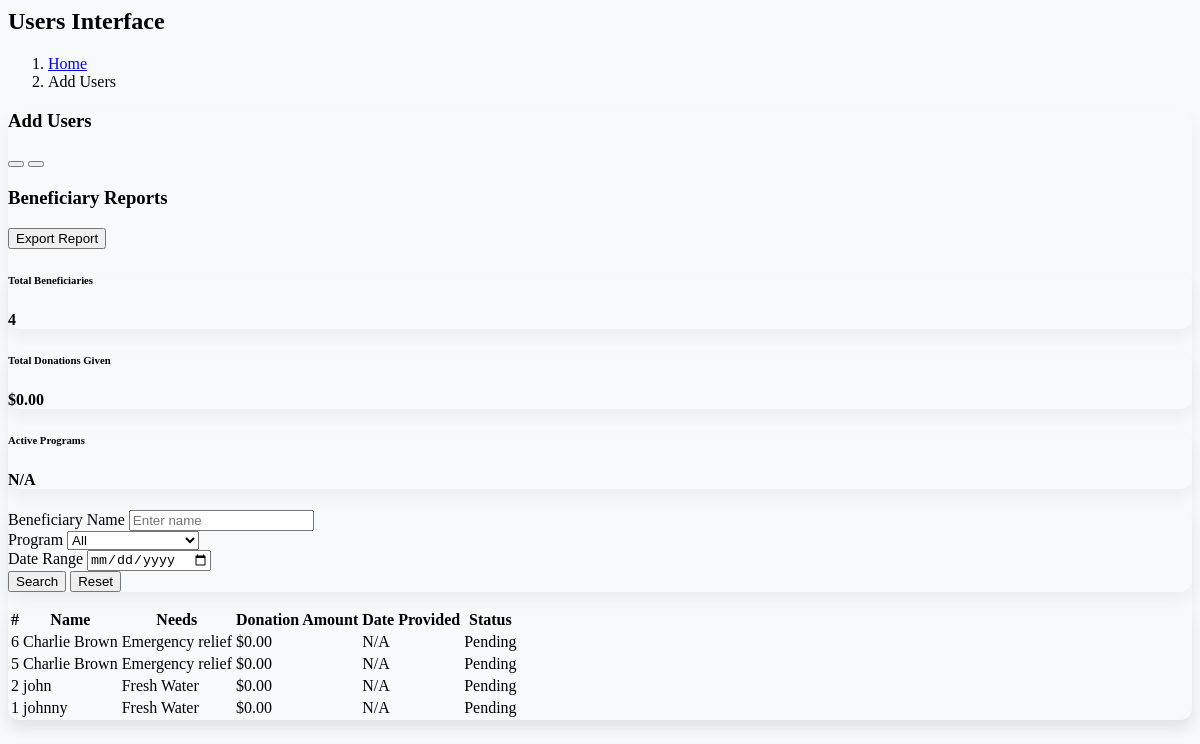
Page /pages/admin/beneficiary/beneficiary_report.php on the earlier database version.
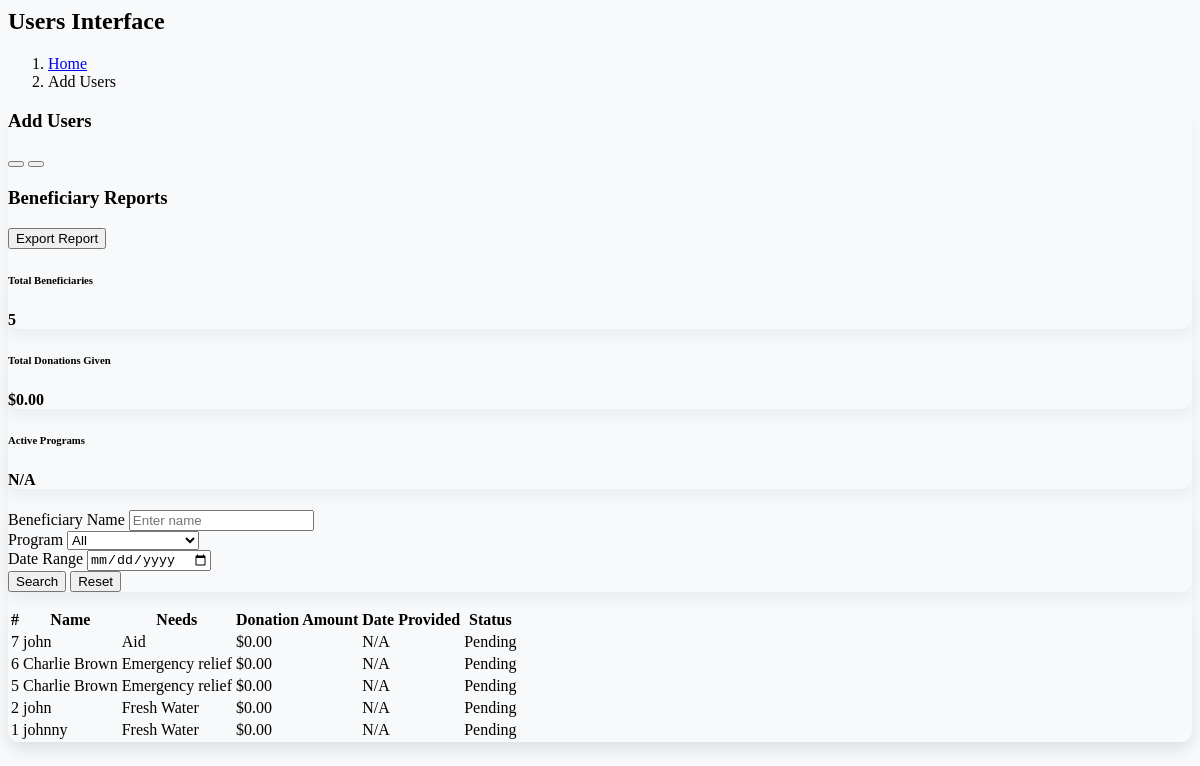
Same page on the later database version.
### tables this page shows
CREATE TABLE `beneficiaries` (
  `id` int(11) NOT NULL,
  `name` varchar(255) DEFAULT NULL,
  `email` varchar(255) DEFAULT NULL,
  `phone` varchar(20) DEFAULT NULL,
  `address` text DEFAULT NULL,
  `required_support` text DEFAULT NULL,
  `created_at` timestamp NOT NULL DEFAULT current_timestamp(),
  `user_id` int(11) DEFAULT NULL,
  `status` varchar(50) DEFAULT 'Inactive'
);

### pages/admin/beneficiary/beneficiary_report.php (the view, shortened to what this page needs)
<?php
include('config.php');
$result = mysqli_query($dms, "SELECT * FROM beneficiaries ORDER BY id DESC");
$beneficiaries = [];
if ($result) {
    while ($row = mysqli_fetch_assoc($result)) {
        $beneficiaries[] = $row;
    }
}
$total_beneficiaries = count($beneficiaries);
?>
<div class="content-wrapper" style="min-height: 2838.44px;">
    <section class="content-header">
      <div class="container-fluid">
        <div class="row mb-2">
          <div class="col-sm-6">
            <h1>Users Interface</h1>
          </div>
          <div class="col-sm-6">
            <ol class="breadcrumb float-sm-right">
              <li class="breadcrumb-item"><a href="home.php">Home</a></li>
              <li class="breadcrumb-item active">Add Users</li>
            </ol>
          </div>
        </div>
      </div>
    </section>
    <section class="content">
      <div class="card">
        <div class="card-header ">
          <h3 class="card-title">Add Users</h3>
          <div class="card-tools">
            <button type="button" class="btn btn-tool" data-card-widget="collapse" title="Collapse">
            </button>
            <button type="button" class="btn btn-tool" data-card-widget="remove" title="Remove">
            </button>
          </div>
        </div>
        <div class="card-body">
<div class="container-fluid">
    <div class="row">
        <div class="col-md-10 offset-md-1">
            <div class="d-flex justify-content-between align-items-center mb-4 mt-4">
                <h3 class="fw-bold text-primary">Beneficiary Reports</h3>
                <button class="btn btn-success"><i class="bi bi-download"></i> Export Report</button>
            </div>
            <div class="row g-3 mb-4">
                <div class="col-md-4">
                    <div class="card border-0 shadow-sm">
                        <div class="card-body d-flex justify-content-between align-items-center">
                            <div>
                                <h6 class="text-muted">Total Beneficiaries</h6>
                                <h4 class="fw-bold"><?= $total_beneficiaries ?></h4>
                            </div>
                        </div>
                    </div>
                </div>
                <div class="col-md-4">
                    <div class="card border-0 shadow-sm">
                        <div class="card-body d-flex justify-content-between align-items-center">
                            <div>
                                <h6 class="text-muted">Total Donations Given</h6>
                                <h4 class="fw-bold">$0.00</h4>
                            </div>
                        </div>
                    </div>
                </div>
                <div class="col-md-4">
                    <div class="card border-0 shadow-sm">
                        <div class="card-body d-flex justify-content-between align-items-center">
                            <div>
                                <h6 class="text-muted">Active Programs</h6>
                                <h4 class="fw-bold">N/A</h4>
                            </div>
                        </div>
                    </div>
                </div>
            </div>
            <div class="card border-0 shadow-sm mb-4">
                <div class="card-body">
                    <form class="row g-3">
                        <div class="col-md-4">
                            <label class="form-label">Beneficiary Name</label>
                            <input type="text" class="form-control" placeholder="Enter name">
                        </div>
                        <div class="col-md-4">
                            <label class="form-label">Program</label>
                            <select class="form-control">
                                <option value="">All</option>
                            </select>
                        </div>
                        <div class="col-md-4">
                            <label class="form-label">Date Range</label>
                            <input type="date" class="form-control">
                        </div>
                        <div class="col-12 text-end">
                            <button class="btn btn-primary"><i class="bi bi-search"></i> Search</button>
                            <button type="reset" class="btn btn-secondary">Reset</button>
                        </div>
                    </form>
                </div>
            </div>
            <div class="card border-0 shadow-sm">
                <div class="card-body table-responsive">
                    <table class="table table-hover align-middle">
                        <thead class="table-primary">
                            <tr>
                                <th>#</th>
                                <th>Name</th>
                                <th>Needs</th>
                                <th>Donation Amount</th>
                                <th>Date Provided</th>
                                <th>Status</th>
                            </tr>
                        </thead>
                        <tbody>
                            <?php if (empty($beneficiaries)): ?>
                                <tr>
                                    <td colspan="6" class="text-center">No beneficiaries found.</td>
                                </tr>
                            <?php else: ?>
                                <?php foreach ($beneficiaries as $index => $b): ?>
                                    <tr>
                                        <td><?= htmlspecialchars($b['id']) ?></td>
                                        <td><?= htmlspecialchars($b['name']) ?></td>
                                        <td><?= htmlspecialchars($b['required_support']) ?></td>
                                        <td>$0.00</td>
                                        <td>N/A</td>
                                        <td><span class="badge bg-secondary">Pending</span></td>
                                    </tr>
                                <?php endforeach; ?>
                            <?php endif; ?>
                        </tbody>
                    </table>
                </div>
            </div>
        </div>
    </div>
</div>
        </div>
      </div>
    </section>
  </div>
</body>
</html>

### pages/admin/beneficiary/beneficiary_report.php (style rules this page uses)
.card { border: none; box-shadow: 0 0.5rem 1rem rgba(0, 0, 0, 0.05); border-radius: 0.75rem; }
.fw-bold { font-weight: 700 !important; }

Differences in the rows shown:
added beneficiaries: id "7", name "john", required_support "Aid"
Other differences:
$total_beneficiaries: "4" → "5"
